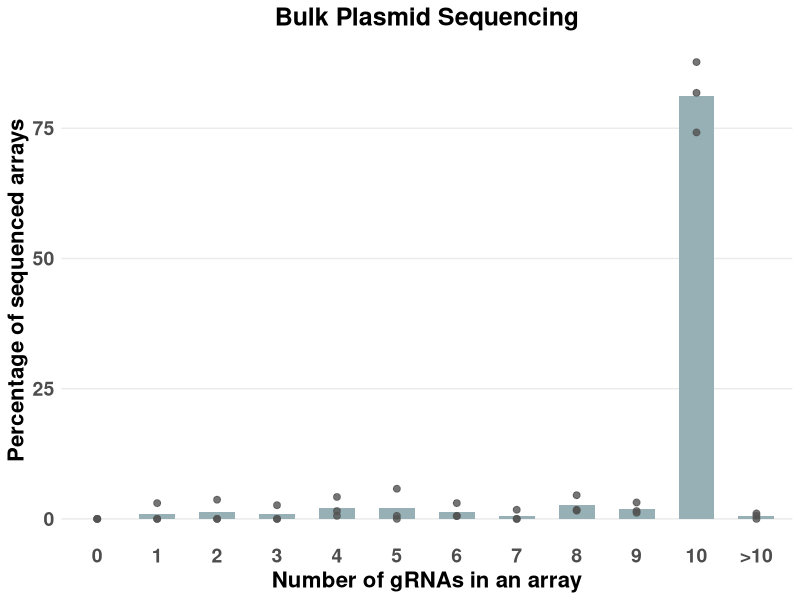

Here is the R script that generated this plot: (Note: this script raises an error after producing the figure.)
library(tidyverse)

#Bulk Plasmid Sequencing

gRNA_dist <-  read_tsv("data/nanopore_sequencing/bulk_plasmid_sequencing/Bulk_gRNAarrays.tsv", col_names = T)

gRNA_dist_long <-  gRNA_dist %>% 
  pivot_longer(cols = - `No of gRNAs in the array`, names_to = "Assembly", values_to = "Count")

gRNA_dist_wide <- gRNA_dist_long %>%
  pivot_wider(id_cols = `Assembly`, 
              names_from = `No of gRNAs in the array`, names_prefix = "Count_",
              values_from = Count)

percent_count <- gRNA_dist_wide %>% 
  transmute(across(c(Count_0:`Count_Not in any  range`), ~ .x*100 /Count_Total)) 

percent_count <- percent_count %>% 
  pivot_longer(c(Count_0:`Count_Not in any  range`), names_to = "gRNA_count", values_to = "Percentage") %>% 
  group_by(gRNA_count) %>% 
  mutate(percent_mean = mean(Percentage))

percent_count <- percent_count %>% 
  mutate(gRNA_count = str_extract(gRNA_count, "[>0-9]+"))


percent_count <- percent_count %>% 
  mutate(gRNA_count = case_when(is.na(gRNA_count) ~ "Not in any range",
                                TRUE  ~ gRNA_count ))

p <- percent_count %>% 
  mutate(gRNA_count  = factor(gRNA_count, levels = c(0:10, ">10", "Not in any range"))) %>% 
  filter(gRNA_count != "Not in any range") %>% 
  ggplot(aes(gRNA_count, Percentage)) +
  geom_bar(stat = "summary", fill = "#97B0B6", width = 0.6) +
  geom_point(color = "#525352", size = 2, alpha = 0.8) +
  labs(
    title = "Bulk Plasmid Sequencing",
    y = "Percentage of sequenced arrays", 
    x = "Number of gRNAs in an array"
  ) +
  theme_minimal() +
  theme(
    axis.text.x = element_text(size = 14, face = "bold"),
    axis.title.x = element_text(size = 16, face = "bold"),
    axis.title.y = element_text(size = 16, face = "bold"),
    axis.text.y = element_text(size = 14, face = "bold"),
    axis.ticks = element_blank(),
    panel.grid.minor= element_blank(),
    panel.grid.major.x =  element_blank(),
    plot.title = element_text(size = 18, face = "bold", hjust = 0.5)
  )

# ggsave(file="BulkPlasmidSeq.jpg", plot=p, width=10, height=8)

#Clonal Plasmid sequencing

gRNA_dist <-  read_tsv("data/nanopore_sequencing/clonal_plasmid_sequencing/Clonal_gRNAarrays.tsv", col_names = T)

gRNA_dist_long <-  clonal_dist %>% 
  pivot_longer(cols = - `No of gRNAs in the array`, names_to = "Assembly", values_to = "Count")

gRNA_dist_wide <- gRNA_dist_long %>%
  pivot_wider(id_cols = `Assembly`, 
              names_from = `No of gRNAs in the array`, names_prefix = "Count_",
              values_from = Count)

percent_count <- gRNA_dist_wide %>% 
  transmute(across(c(Count_0:`Count_Not in any  range`), ~ .x*100 /Count_Total)) 

percent_count <- percent_count %>% 
  pivot_longer(c(Count_0:`Count_Not in any  range`), names_to = "gRNA_count", values_to = "Percentage")

percent_count <- percent_count %>% 
  mutate(gRNA_count = str_extract(gRNA_count, "[>0-9]+"))


percent_count <- percent_count %>% 
  mutate(gRNA_count = case_when(is.na(gRNA_count) ~ "Not in any range",
                                TRUE  ~ gRNA_count ))

p <- percent_count %>% 
  mutate(gRNA_count  = factor(gRNA_count, levels = c(0:10, ">10", "Not in any range"))) %>% 
  filter(gRNA_count != "Not in any range") %>% 
  ggplot(aes(gRNA_count, Percentage)) +
  geom_bar(stat = "summary", fill = "#97B0B6", width = 0.6) +
  # geom_point(color = "#525352", size = 2, alpha = 0.8) +
  labs(
    title = "Clonal Plasmid Sequencing",
    y = "Percentage of sequenced arrays", 
    x = "Number of gRNAs in an array"
  ) +
  theme_minimal() +
  theme(
    axis.text.x = element_text(size = 14, face = "bold"),
    axis.title.x = element_text(size = 16, face = "bold"),
    axis.title.y = element_text(size = 16, face = "bold"),
    axis.text.y = element_text(size = 14, face = "bold"),
    axis.ticks = element_blank(),
    panel.grid.minor= element_blank(),
    panel.grid.major.x =  element_blank(),
    plot.title = element_text(size = 18, face = "bold", hjust = 0.5)
  )
p

ggsave(file="ClonalPlasmidSeq.jpg", plot=p, width=10, height=8)
